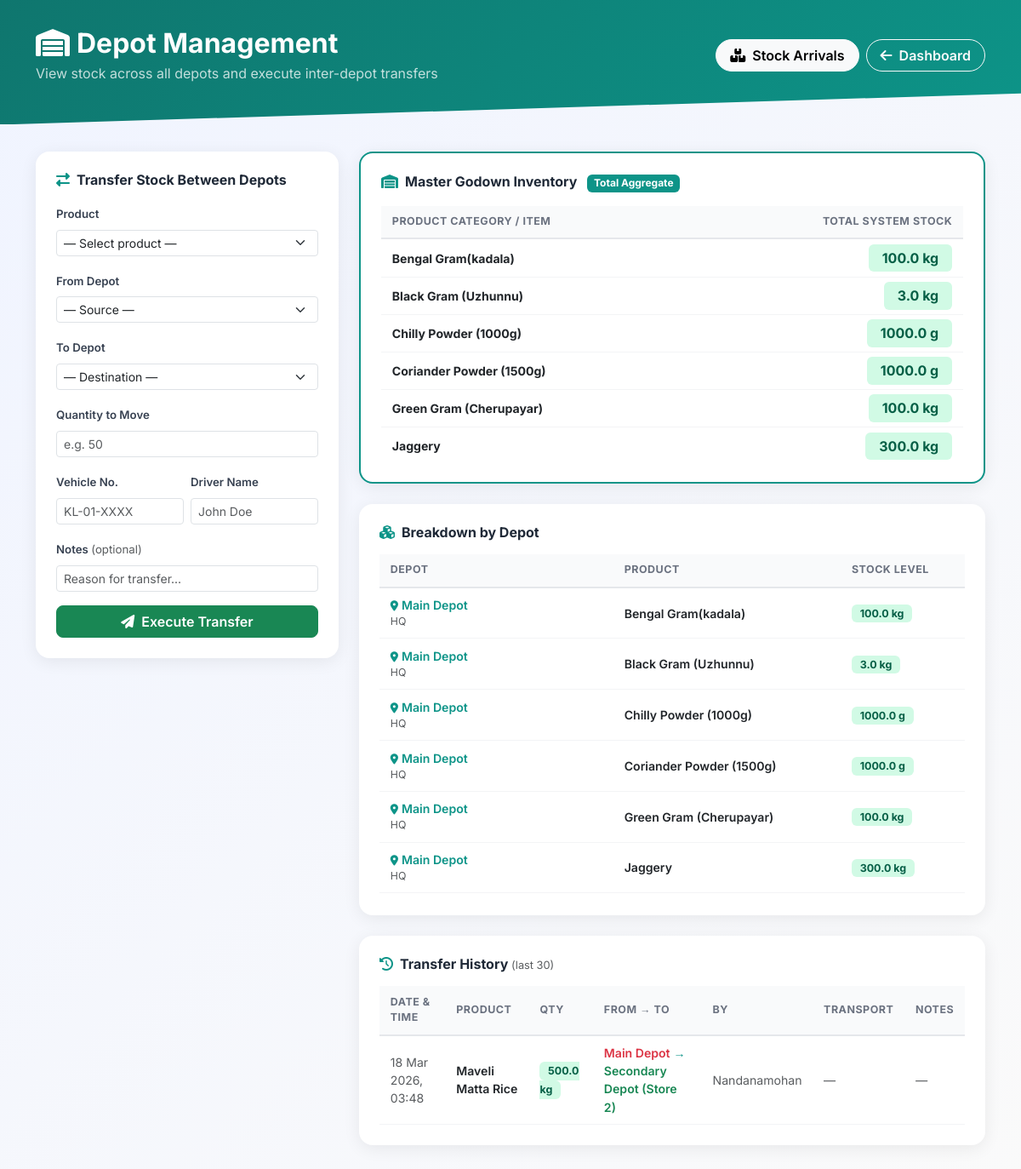
/warehouse_management/ (signed in), run on the app's committed database.
### mainapp/models.py (models this page shows, shortened)
class Product(models.Model):
    name = models.CharField(max_length=100)
    category = models.CharField(max_length=50, default='General')
    price = models.FloatField()
    quantity = models.FloatField()
    unit = models.CharField(max_length=10, choices=[
        ('kg', 'Kilogram'),
        ('g', 'Gram'),
        ('l', 'Liter'),
        ('ml', 'Milliliter'),
        ('pcs', 'Pieces'),
    ], default='kg')
    is_subsidy = models.BooleanField(default=False)
    is_eligible_yellow = models.BooleanField(default=True)
    is_eligible_pink = models.BooleanField(default=True)
    is_eligible_blue = models.BooleanField(default=True)
    is_eligible_white = models.BooleanField(default=True)
    created_at = models.DateTimeField(auto_now_add=True)

class WarehouseStock(models.Model):
    warehouse = models.ForeignKey(Warehouse, on_delete=models.CASCADE, related_name='stocks')
    product = models.ForeignKey(Product, on_delete=models.CASCADE, related_name='warehouse_stocks')
    quantity = models.FloatField(default=0.0)
    aisle = models.CharField(max_length=20, blank=True, null=True)
    bin_number = models.CharField(max_length=20, blank=True, null=True)
    class Meta:
        unique_together = ('warehouse', 'product')

class Warehouse(models.Model):
    name = models.CharField(max_length=100)
    location = models.CharField(max_length=200, blank=True, null=True)
    manager = models.ForeignKey(Staff, on_delete=models.SET_NULL, null=True, blank=True, related_name='managed_warehouses')

class StockTransferLog(models.Model):
    from_warehouse = models.ForeignKey(Warehouse, on_delete=models.SET_NULL, null=True, related_name='transfers_out')
    to_warehouse   = models.ForeignKey(Warehouse, on_delete=models.SET_NULL, null=True, related_name='transfers_in')
    product        = models.ForeignKey(Product, on_delete=models.SET_NULL, null=True)
    quantity       = models.FloatField()
    transferred_by = models.ForeignKey(User, on_delete=models.SET_NULL, null=True, blank=True)
    transferred_at = models.DateTimeField(auto_now_add=True)
    vehicle_no     = models.CharField(max_length=20, blank=True, null=True, help_text="Vehicle carrying the transferred stock")
    driver_name    = models.CharField(max_length=100, blank=True, null=True)
    notes          = models.TextField(blank=True, null=True)

### mainapp/views.py (the view, shortened to what this page needs)
# urls.py: path('warehouse_management/', views.warehouse_management, name='warehouse_management'),
@login_required
@user_passes_test(is_admin)
@login_required
@user_passes_test(is_depot_manager)
def warehouse_management(request):
    from .models import Warehouse, WarehouseStock, Product, StockTransferLog
    warehouses = Warehouse.objects.all()
    stocks = WarehouseStock.objects.select_related('product', 'warehouse').order_by('warehouse__name', 'product__name')
    products = Product.objects.all()
    transfer_logs = StockTransferLog.objects.select_related('product', 'from_warehouse', 'to_warehouse', 'transferred_by').order_by('-transferred_at')[:30]
    from django.db.models import Sum
    master_stocks = WarehouseStock.objects.values('product__name', 'product__unit').annotate(
        total_quantity=Sum('quantity')
    ).order_by('product__name')
    return render(request, 'warehouse_management.html', {
        'warehouses': warehouses,
        'stocks': stocks,
        'products': products,
        'transfer_logs': transfer_logs,
        'master_stocks': master_stocks,
    })

### mainapp/views.py (called while the page is built)
def is_admin(user):
    try:
        return user.profile.role == 'admin'
    except Profile.DoesNotExist:
        return user.is_staff

def is_depot_manager(user):
    try:
        return user.profile.role in ['admin', 'staff']
    except Profile.DoesNotExist:
        return user.is_staff

### mainapp/templates/warehouse_management.html (shortened to what this page needs)
<!DOCTYPE html>
<html lang="en">
<head>
    <link rel="stylesheet" href="https://cdnjs.cloudflare.com/ajax/libs/font-awesome/6.4.0/css/all.min.css">
    <link href="https://cdn.jsdelivr.net/npm/bootstrap@5.3.0/dist/css/bootstrap.min.css" rel="stylesheet">
</head>
<body>
<div class="page-header">
    <div class="container">
        <div class="d-flex justify-content-between align-items-center">
            <div>
                <h2 class="fw-bold mb-1"><i class="fas fa-warehouse me-2"></i>Depot Management</h2>
                <p class="mb-0 opacity-75">View stock across all depots and execute inter-depot transfers</p>
            </div>
            <div class="d-flex gap-2">
                <a href="{% url 'stock_arrivals' %}" class="btn btn-light rounded-pill fw-semibold px-3">
                    <i class="fas fa-boxes me-1"></i> Stock Arrivals
                </a>
                <a href="{% url 'admin_dashboard' %}" class="btn btn-outline-light rounded-pill fw-semibold px-3">
                    <i class="fas fa-arrow-left me-1"></i> Dashboard
                </a>
            </div>
        </div>
    </div>
</div>
<div class="container pb-5">
    <div class="row g-4">
        <div class="col-lg-4">
            <div class="card-panel card p-4 sticky-top" style="top:1.5rem;">
                <h5 class="section-title"><i class="fas fa-exchange-alt me-2 text-teal" style="color:#0d9488;"></i>Transfer Stock Between Depots</h5>
                <form method="POST">
                    <div class="mb-3">
                        <label class="form-label">Product</label>
                        <select class="form-select form-select-sm" name="product" required>
                            <option value="" disabled selected>— Select product —</option>
                        </select>
                    </div>
                    <div class="mb-3">
                        <label class="form-label">From Depot</label>
                        <select class="form-select form-select-sm" name="from_warehouse" required>
                            <option value="" disabled selected>— Source —</option>
                        </select>
                    </div>
                    <div class="mb-3">
                        <label class="form-label">To Depot</label>
                        <select class="form-select form-select-sm" name="to_warehouse" required>
                            <option value="" disabled selected>— Destination —</option>
                        </select>
                    </div>
                    <div class="mb-3">
                        <label class="form-label">Quantity to Move</label>
                        <input type="number" step="0.01" min="0.01" class="form-control form-control-sm" name="quantity" required placeholder="e.g. 50">
                    </div>
                    <div class="row g-2 mb-3">
                        <div class="col-6">
                            <label class="form-label">Vehicle No.</label>
                            <input type="text" class="form-control form-control-sm" name="vehicle_no" placeholder="KL-01-XXXX">
                        </div>
                        <div class="col-6">
                            <label class="form-label">Driver Name</label>
                            <input type="text" class="form-control form-control-sm" name="driver_name" placeholder="John Doe">
                        </div>
                    </div>
                    <div class="mb-3">
                        <label class="form-label">Notes <span class="text-muted fw-normal">(optional)</span></label>
                        <input type="text" class="form-control form-control-sm" name="notes" placeholder="Reason for transfer...">
                    </div>
                    <button type="submit" class="btn btn-success w-100 fw-semibold rounded-3">
                        <i class="fas fa-paper-plane me-1"></i> Execute Transfer
                    </button>
                </form>
            </div>
        </div>
        <div class="col-lg-8">
            <div class="card-panel card p-4 mb-4" style="border: 2px solid #0d9488;">
                <h5 class="section-title"><i class="fas fa-warehouse me-2" style="color:#0d9488;"></i>Master Godown Inventory <span class="badge bg-teal ms-2" style="background:#0d9488; color:white;">Total Aggregate</span></h5>
                <div style="max-height:300px; overflow-y:auto;">
                    <table class="depot-table">
                        <thead>
                            <tr>
                                <th>Product Category / Item</th>
                                <th class="text-end">Total System Stock</th>
                            </tr>
                        </thead>
                        <tbody>
                            {% for ms in master_stocks %}
                            <tr>
                                <td class="fw-bold">{{ ms.product__name }}</td>
                                <td class="text-end"><span class="depot-badge" style="font-size:1rem; padding: 0.4rem 1rem;">{{ ms.total_quantity }} {{ ms.product__unit }}</span></td>
                            </tr>
                            {% empty %}
                            <tr><td colspan="2" class="text-center text-muted py-4">No aggregate data available.</td></tr>
                            {% endfor %}
                        </tbody>
                    </table>
                </div>
            </div>
            <div class="card-panel card p-4 mb-4">
                <h5 class="section-title"><i class="fas fa-cubes me-2" style="color:#0d9488;"></i>Breakdown by Depot</h5>
                <div style="max-height:400px; overflow-y:auto;">
                    <table class="depot-table">
                        <thead>
                            <tr>
                                <th>Depot</th>
                                <th>Product</th>
                                <th>Stock Level</th>
                            </tr>
                        </thead>
                        <tbody>
                            {% for stock in stocks %}
                            <tr>
                                <td>
                                    <span class="fw-semibold" style="color:#0d9488;"><i class="fas fa-map-marker-alt me-1 small"></i>{{ stock.warehouse.name }}</span>
                                    {% if stock.warehouse.location %}<div class="small text-muted">{{ stock.warehouse.location }}</div>{% endif %}
                                </td>
                                <td class="fw-semibold">{{ stock.product.name }}</td>
                                <td><span class="depot-badge">{{ stock.quantity }} {{ stock.product.unit }}</span></td>
                            </tr>
                            {% empty %}
                            <tr><td colspan="3" class="text-center text-muted py-4">No stock allocated to any depot yet. Confirm an arrival first.</td></tr>
                            {% endfor %}
                        </tbody>
                    </table>
                </div>
            </div>
            <div class="card-panel card p-4">
                <h5 class="section-title"><i class="fas fa-history me-2" style="color:#0d9488;"></i>Transfer History <span class="text-muted fw-normal" style="font-size:0.8rem;">(last 30)</span></h5>
                <div style="max-height:380px; overflow-y:auto;">
                    <table class="depot-table">
                        <thead>
                            <tr>
                                <th>Date & Time</th>
                                <th>Product</th>
                                <th>Qty</th>
                                <th>From → To</th>
                                <th>By</th>
                                <th>Transport</th>
                                <th>Notes</th>
                            </tr>
                        </thead>
                        <tbody>
                            {% for log in transfer_logs %}
                            <tr>
                                <td class="small text-muted">{{ log.transferred_at|date:"d M Y, H:i" }}</td>
                                <td class="fw-semibold small">{{ log.product.name }}</td>
                                <td><span class="depot-badge">{{ log.quantity }} {{ log.product.unit }}</span></td>
                                <td class="small">
                                    <span class="text-danger fw-semibold">{{ log.from_warehouse.name }}</span>
                                    <span class="log-arrow"> → </span>
                                    <span class="text-success fw-semibold">{{ log.to_warehouse.name }}</span>
                                </td>
                                <td class="small text-muted">{{ log.transferred_by.username|default:"—" }}</td>
                                <td class="small">
                                    {% if log.vehicle_no %}
                                    <div class="fw-bold text-teal" style="font-size: 0.75rem; color: #0d9488;">
                                        <i class="fas fa-truck me-1"></i>{{ log.vehicle_no }}
                                    </div>
                                    <div class="text-muted" style="font-size: 0.7rem;">{{ log.driver_name|default:"Unknown Driver" }}</div>
                                    {% else %}
                                    <span class="text-muted">—</span>
                                    {% endif %}
                                </td>
                                <td class="small text-muted fst-italic">{{ log.notes|default:"—" }}</td>
                            </tr>
                            {% empty %}
                            <tr><td colspan="6" class="text-center text-muted py-4">No transfers yet.</td></tr>
                            {% endfor %}
                        </tbody>
                    </table>
                </div>
            </div>
        </div>
    </div>
</div>
</body>
</html>

### mainapp/templates/warehouse_management.html (style rules this page uses)
body { font-family: 'Inter', sans-serif; background: linear-gradient(135deg, #f0f4ff 0%, #fafafa 100%); min-height: 100vh; }
.page-header { background: linear-gradient(135deg, #0f766e, #0d9488); padding: 2rem 0 3rem; clip-path: polygon(0 0, 100% 0, 100% 75%, 0 100%); margin-bottom: 2rem; color: white; }
.card-panel { border: none; border-radius: 16px; box-shadow: 0 4px 20px rgba(0,0,0,0.07); }
.section-title { font-size: 1rem; font-weight: 700; margin-bottom: 1rem; color: #1f2937; }
table.depot-table { border-collapse: separate; border-spacing: 0; width: 100%; }
table.depot-table thead th { background: #f9fafb; font-size: 0.78rem; color: #6b7280; padding: 0.6rem 0.8rem; border-bottom: 2px solid #e5e7eb; font-weight: 700; text-transform: uppercase; letter-spacing: 0.04em; }
table.depot-table tbody td { padding: 0.6rem 0.8rem; border-bottom: 1px solid #f3f4f6; font-size: 0.88rem; vertical-align: middle; }
.depot-badge { background: #d1fae5; color: #065f46; border-radius: 6px; padding: 0.2rem 0.6rem; font-size: 0.78rem; font-weight: 700; }
.log-arrow { color: #0d9488; font-weight: bold; }
.form-label { font-size: 0.83rem; font-weight: 600; color: #374151; }

### data on the page
Product: product__name "Bengal Gram(kadala)", total_quantity "100.0", product__unit "kg"
Product: product__name "Black Gram (Uzhunnu)", total_quantity "3.0", product__unit "kg"
Product: product__name "Chilly Powder (1000g)", total_quantity "1000.0", product__unit "g"
Product: product__name "Coriander Powder (1500g)", total_quantity "1000.0", product__unit "g"
Product: product__name "Green Gram (Cherupayar)", total_quantity "100.0", product__unit "kg"
Product: product__name "Jaggery", total_quantity "300.0", product__unit "kg"
WarehouseStock: warehouse.name "Main Depot", warehouse.location "HQ", product.name "Bengal Gram(kadala)", quantity "100.0", product.unit "kg"
WarehouseStock: warehouse.name "Main Depot", warehouse.location "HQ", product.name "Black Gram (Uzhunnu)", quantity "3.0", product.unit "kg"
WarehouseStock: warehouse.name "Main Depot", warehouse.location "HQ", product.name "Chilly Powder (1000g)", quantity "1000.0", product.unit "g"
WarehouseStock: warehouse.name "Main Depot", warehouse.location "HQ", product.name "Coriander Powder (1500g)", quantity "1000.0", product.unit "g"
WarehouseStock: warehouse.name "Main Depot", warehouse.location "HQ", product.name "Green Gram (Cherupayar)", quantity "100.0", product.unit "kg"
WarehouseStock: warehouse.name "Main Depot", warehouse.location "HQ", product.name "Jaggery", quantity "300.0", product.unit "kg"
StockTransferLog: transferred_at "18 Mar 2026, 03:48", product.name "Maveli Matta Rice", quantity "500.0", product.unit "kg", from_warehouse.name "Main Depot", to_warehouse.name "Secondary Depot (Store 2)", transferred_by.username "Nandanamohan", notes "—"
